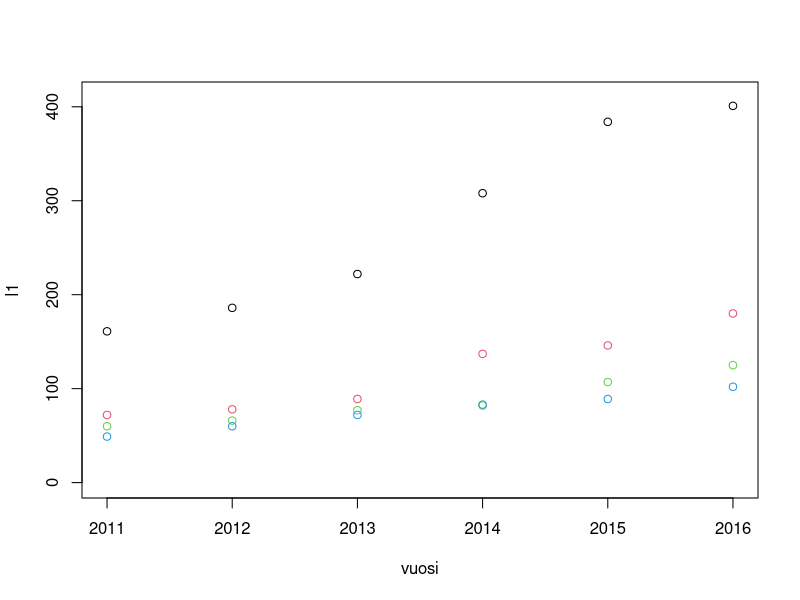
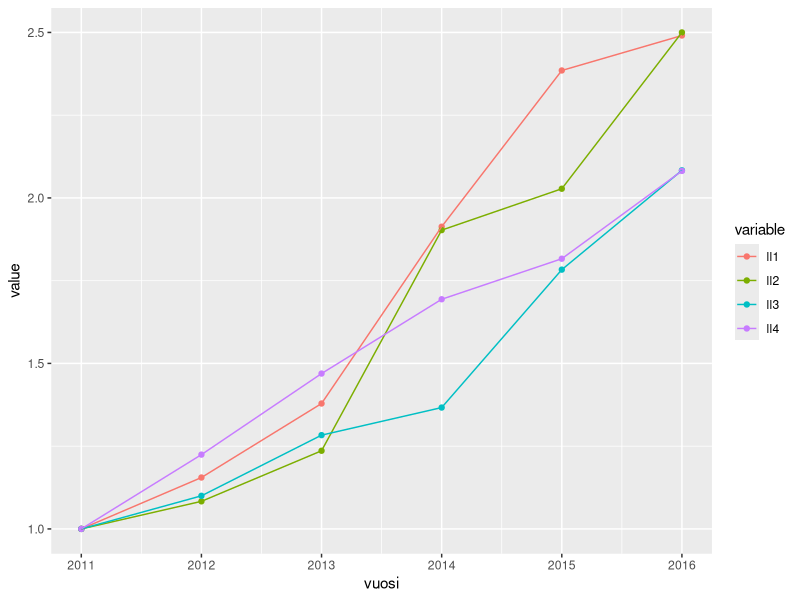
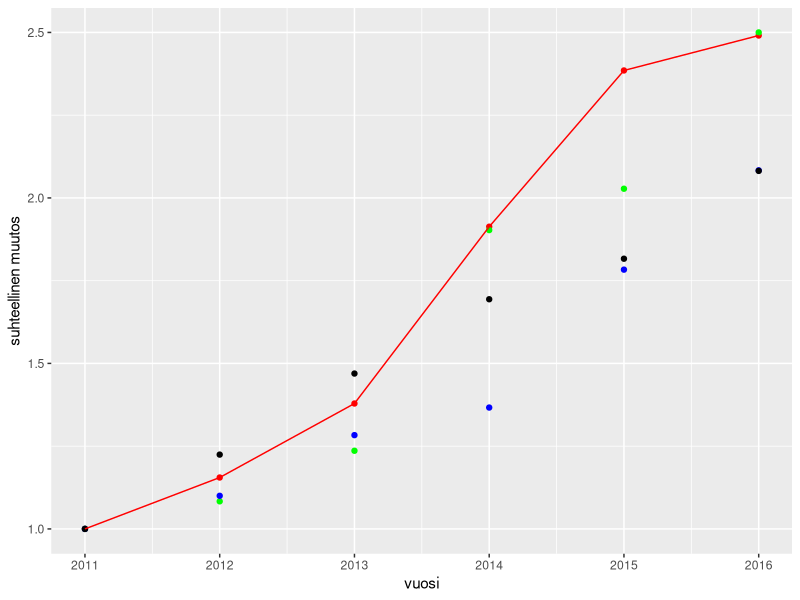

R code for these plots, in order:
l1 <- c(161,186,222,308,384,401)
l2 <- c(72,78,89,137,146,180)
l3 <- c(60,66,77,82,107,125)
l4 <- c(49,60,72,83, 89, 102)

ll1 <- l1/l1[1]
ll2 <- l2/l2[1]
ll3 <- l3/l3[1]
ll4 <- l4/l4[1]

vuosi <- 2011:2016

plot(vuosi,l1,ylim=c(0,410))
points(vuosi,l2,col=2)
points(vuosi,l3,col=3)
points(vuosi,l4,col=4)

df <- data.frame(vuosi,ll1,ll2,ll3,ll4)
summary(df)


# Go to ggplot
# http://stackoverflow.com/questions/2564258/plot-two-graphs-in-same-plot-in-r

require(ggplot2)

# | One way to plot 
# http://stackoverflow.com/questions/8592585/combine-points-with-lines-with-ggplot2
require(reshape2)
dat <- melt(df,id.vars="vuosi")
ggplot(aes(x = vuosi, y = value, color = variable), data = dat) + geom_point() + geom_line()


# | Another way to plot
g <- ggplot(df, aes(vuosi))
g <- g + geom_point(aes(y=ll1), colour="red")
g <- g + geom_point(aes(y=ll2), colour="green")
g <- g + geom_point(aes(y=ll3), colour="blue")
g <- g + geom_point(aes(y=ll4), colour="black")
g <- g + geom_line(aes(y=ll1), colour="red")
g <- g + ylab("suhteellinen muutos")
g


